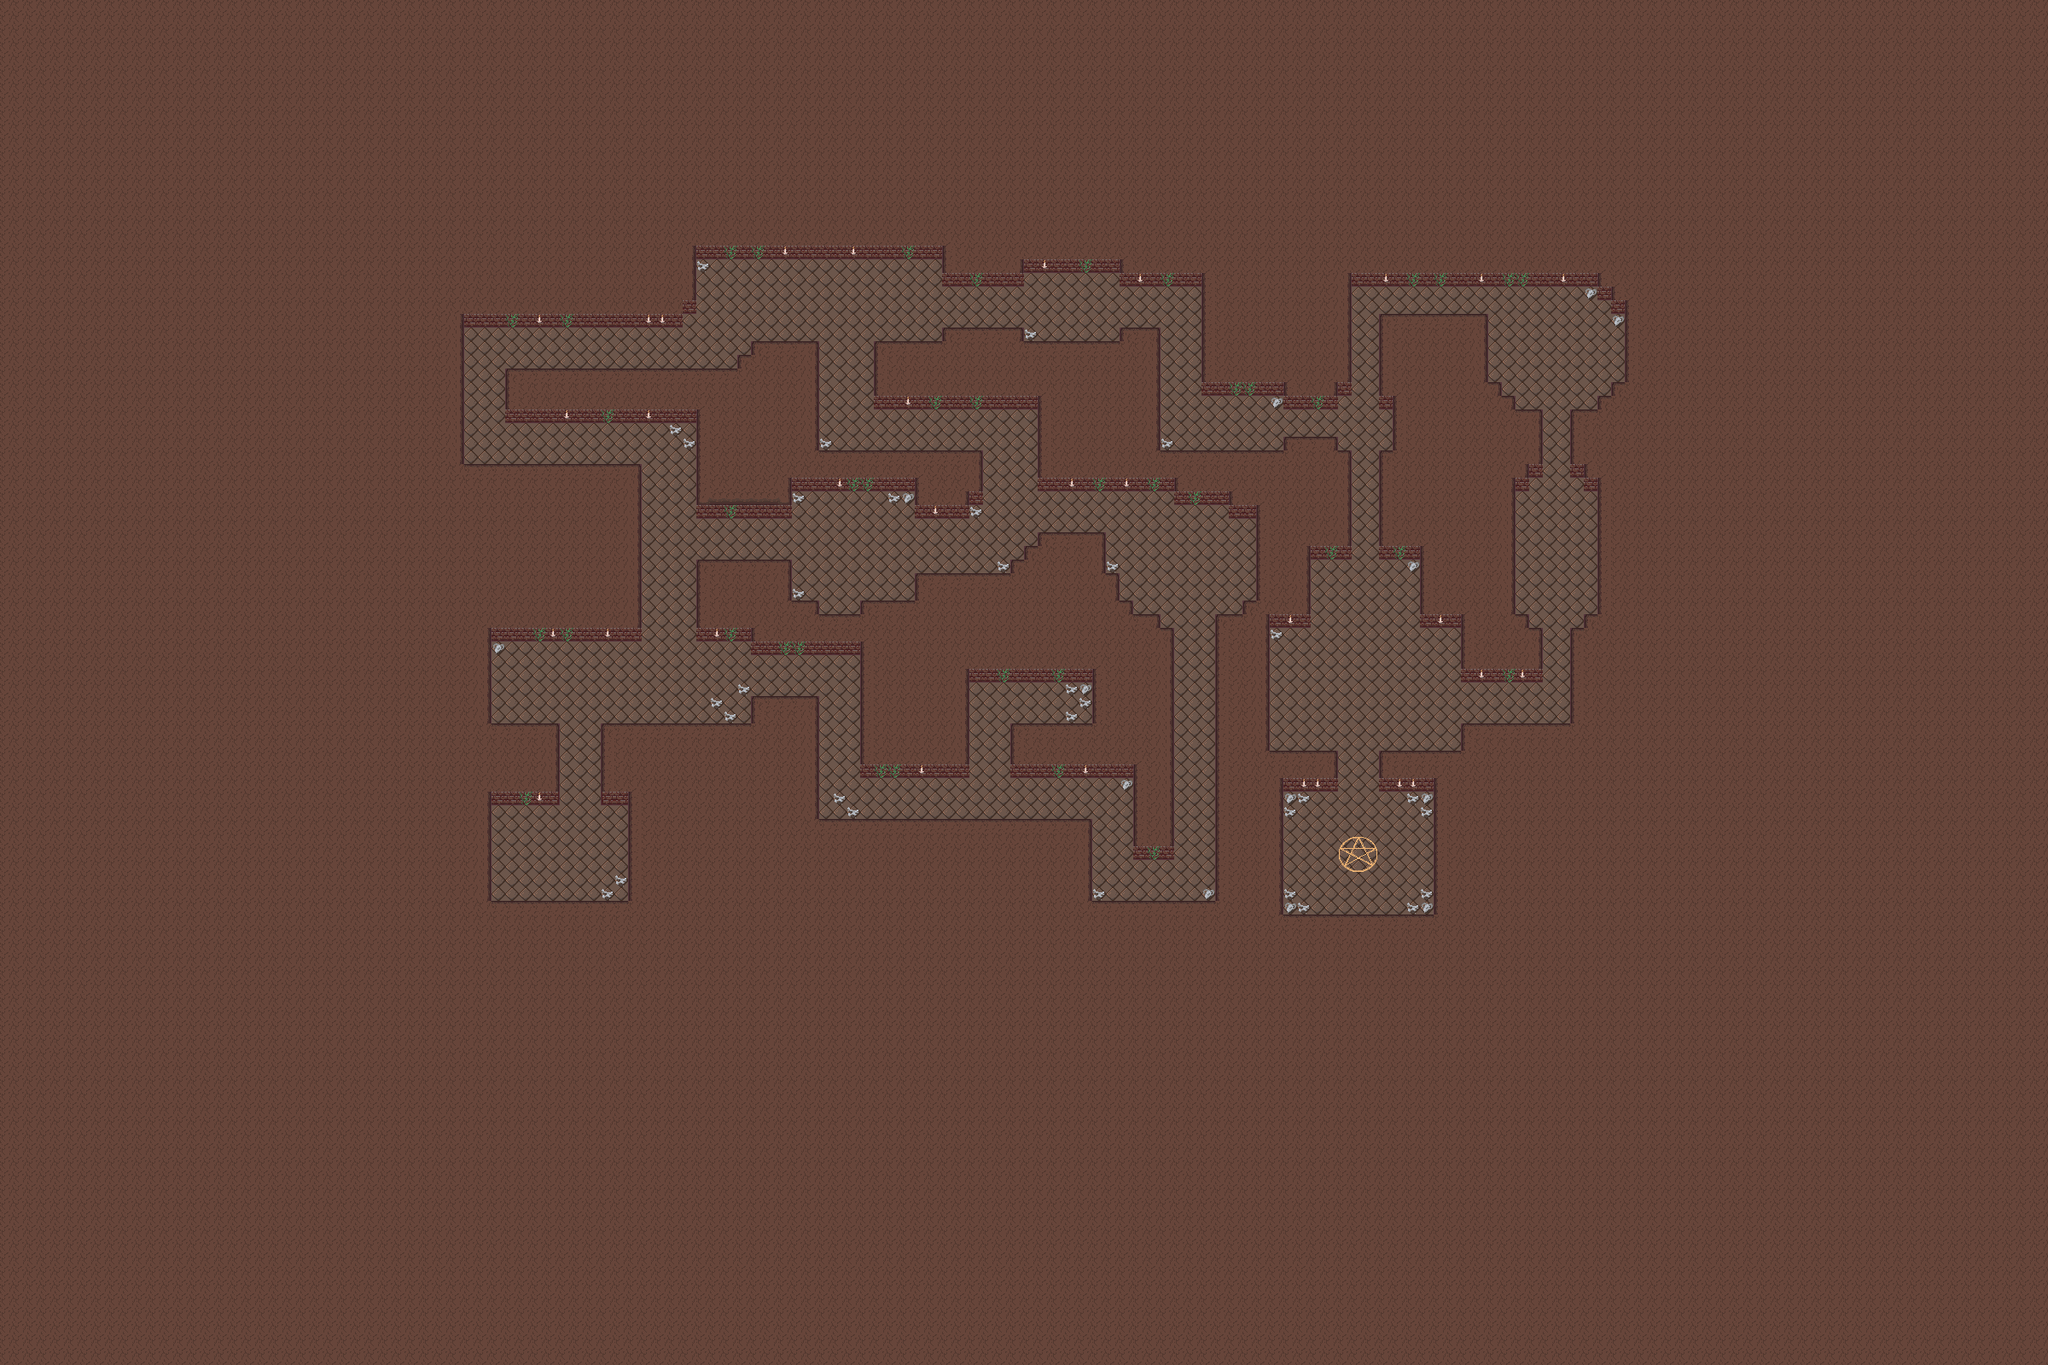

A level layout from a 2D game, rendered from its tile map. Below: a short description, then the map file with tile-grid data replaced by summaries:
An orthogonal 150x100 tile map with 16x16 px tiles, 1 tile layer (Tile Layer 1).

<map version="1.0" orientation="orthogonal" renderorder="right-down" width="150" height="100" tilewidth="16" tileheight="16" nextobjectid="1">
 <tileset firstgid="1" name="tileset" tilewidth="16" tileheight="16" tilecount="64" columns="8">
  <image source="tileset.png" width="128" height="128" />
 </tileset>
 <layer name="Tile Layer 1" width="150" height="100">
  <data>[15000 cells, 15000 non-empty, 26 distinct tile ids]</data>
 </layer>
</map>
